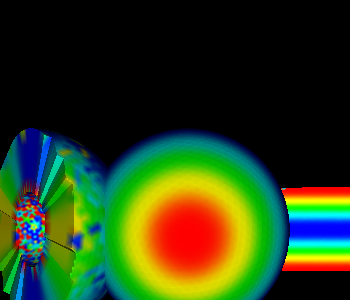

This figure's Python source:
#!/usr/bin/env python

# Read an MPAS NetCDF file in multiple modes and render kinetic energy with different projections.

import os

import vtkmodules.vtkInteractionStyle  # noqa: F401
import vtkmodules.vtkRenderingFreeType  # noqa: F401
import vtkmodules.vtkRenderingOpenGL2  # noqa: F401

from vtkmodules.vtkCommonDataModel import vtkPlane
from vtkmodules.vtkCommonExecutionModel import vtkStreamingDemandDrivenPipeline
from vtkmodules.vtkFiltersExtraction import vtkExtractGeometry
from vtkmodules.vtkFiltersGeometry import vtkGeometryFilter
from vtkmodules.vtkIONetCDF import vtkMPASReader
from vtkmodules.vtkRenderingCore import (
    vtkActor,
    vtkPolyDataMapper,
    vtkRenderWindow,
    vtkRenderWindowInteractor,
    vtkRenderer,
)

# Source
data_dir = os.path.join(os.environ.get("VPE_DATA_DIR", os.path.dirname(os.path.abspath(__file__))), "NetCDF")

# Config 0: no lat-lon projection, no multilayer, vertical level 0
mpas_reader_0 = vtkMPASReader()
mpas_reader_0.SetFileName(os.path.join(data_dir, "MPASReader.nc"))

geometry_filter_0 = vtkGeometryFilter()
geometry_filter_0.SetInputConnection(mpas_reader_0.GetOutputPort())
geometry_filter_0.UpdateInformation()
executive_0 = geometry_filter_0.GetExecutive()
input_vector_0 = executive_0.GetInputInformation(0)
input_vector_0.GetInformationObject(0).Set(
    vtkStreamingDemandDrivenPipeline.UPDATE_TIME_STEP(), 0.0)

mpas_reader_0.Update()
mpas_reader_0.EnableAllCellArrays()
mpas_reader_0.EnableAllPointArrays()
mpas_reader_0.SetProjectLatLon(False)
mpas_reader_0.SetShowMultilayerView(False)
mpas_reader_0.SetLayerThickness(1000000)
mpas_reader_0.SetVerticalLevel(0)
mpas_reader_0.Update()

geometry_mapper_0 = vtkPolyDataMapper()
geometry_mapper_0.SetInputConnection(geometry_filter_0.GetOutputPort())
geometry_mapper_0.ScalarVisibilityOn()
geometry_mapper_0.SetColorModeToMapScalars()
geometry_mapper_0.SetScalarRange(0.0116, 199.9)
geometry_mapper_0.SetScalarModeToUsePointFieldData()
geometry_mapper_0.SelectColorArray("ke")

actor_0 = vtkActor()
actor_0.SetMapper(geometry_mapper_0)

# Config 1: lat-lon projection, no multilayer, vertical level 1
mpas_reader_1 = vtkMPASReader()
mpas_reader_1.SetFileName(os.path.join(data_dir, "MPASReader.nc"))

geometry_filter_1 = vtkGeometryFilter()
geometry_filter_1.SetInputConnection(mpas_reader_1.GetOutputPort())
geometry_filter_1.UpdateInformation()
executive_1 = geometry_filter_1.GetExecutive()
input_vector_1 = executive_1.GetInputInformation(0)
input_vector_1.GetInformationObject(0).Set(
    vtkStreamingDemandDrivenPipeline.UPDATE_TIME_STEP(), 0.0)

mpas_reader_1.Update()
mpas_reader_1.EnableAllCellArrays()
mpas_reader_1.EnableAllPointArrays()
mpas_reader_1.SetProjectLatLon(True)
mpas_reader_1.SetShowMultilayerView(False)
mpas_reader_1.SetLayerThickness(1000000)
mpas_reader_1.SetVerticalLevel(1)
mpas_reader_1.Update()

geometry_mapper_1 = vtkPolyDataMapper()
geometry_mapper_1.SetInputConnection(geometry_filter_1.GetOutputPort())
geometry_mapper_1.ScalarVisibilityOn()
geometry_mapper_1.SetColorModeToMapScalars()
geometry_mapper_1.SetScalarRange(0.0116, 199.9)
geometry_mapper_1.SetScalarModeToUsePointFieldData()
geometry_mapper_1.SelectColorArray("ke")

actor_1 = vtkActor()
actor_1.SetMapper(geometry_mapper_1)
actor_1.SetScale(30000)
actor_1.AddPosition(4370000, 0, 0)

# Config 2: no lat-lon projection, multilayer, vertical level 2
mpas_reader_2 = vtkMPASReader()
mpas_reader_2.SetFileName(os.path.join(data_dir, "MPASReader.nc"))

clip_plane_2 = vtkPlane()
clip_plane_2.SetOrigin(0.0, 0.0, 0.0)
clip_plane_2.SetNormal(-0.866, 0.0, 0.5)

extract_geometry_2 = vtkExtractGeometry()
extract_geometry_2.SetInputConnection(mpas_reader_2.GetOutputPort())
extract_geometry_2.SetImplicitFunction(clip_plane_2)

geometry_filter_2 = vtkGeometryFilter()
geometry_filter_2.SetInputConnection(extract_geometry_2.GetOutputPort())
geometry_filter_2.UpdateInformation()
executive_2 = geometry_filter_2.GetExecutive()
input_vector_2 = executive_2.GetInputInformation(0)
input_vector_2.GetInformationObject(0).Set(
    vtkStreamingDemandDrivenPipeline.UPDATE_TIME_STEP(), 0.0)

mpas_reader_2.Update()
mpas_reader_2.EnableAllCellArrays()
mpas_reader_2.EnableAllPointArrays()
mpas_reader_2.SetProjectLatLon(False)
mpas_reader_2.SetShowMultilayerView(True)
mpas_reader_2.SetLayerThickness(1000000)
mpas_reader_2.SetVerticalLevel(2)
mpas_reader_2.Update()

geometry_mapper_2 = vtkPolyDataMapper()
geometry_mapper_2.SetInputConnection(geometry_filter_2.GetOutputPort())
geometry_mapper_2.ScalarVisibilityOn()
geometry_mapper_2.SetColorModeToMapScalars()
geometry_mapper_2.SetScalarRange(0.0116, 199.9)
geometry_mapper_2.SetScalarModeToUsePointFieldData()
geometry_mapper_2.SelectColorArray("ke")

actor_2 = vtkActor()
actor_2.SetMapper(geometry_mapper_2)
actor_2.AddPosition(-10000000, 0, 0)

# Config 3: lat-lon projection, multilayer, vertical level 3
mpas_reader_3 = vtkMPASReader()
mpas_reader_3.SetFileName(os.path.join(data_dir, "MPASReader.nc"))

clip_plane_3 = vtkPlane()
clip_plane_3.SetOrigin(0.0, 0.0, 0.0)
clip_plane_3.SetNormal(-0.866, 0.0, 0.5)

extract_geometry_3 = vtkExtractGeometry()
extract_geometry_3.SetInputConnection(mpas_reader_3.GetOutputPort())
extract_geometry_3.SetImplicitFunction(clip_plane_3)

geometry_filter_3 = vtkGeometryFilter()
geometry_filter_3.SetInputConnection(extract_geometry_3.GetOutputPort())
geometry_filter_3.UpdateInformation()
executive_3 = geometry_filter_3.GetExecutive()
input_vector_3 = executive_3.GetInputInformation(0)
input_vector_3.GetInformationObject(0).Set(
    vtkStreamingDemandDrivenPipeline.UPDATE_TIME_STEP(), 0.0)

mpas_reader_3.Update()
mpas_reader_3.EnableAllCellArrays()
mpas_reader_3.EnableAllPointArrays()
mpas_reader_3.SetProjectLatLon(True)
mpas_reader_3.SetShowMultilayerView(True)
mpas_reader_3.SetLayerThickness(1000000)
mpas_reader_3.SetVerticalLevel(3)
mpas_reader_3.Update()

geometry_mapper_3 = vtkPolyDataMapper()
geometry_mapper_3.SetInputConnection(geometry_filter_3.GetOutputPort())
geometry_mapper_3.ScalarVisibilityOn()
geometry_mapper_3.SetColorModeToMapScalars()
geometry_mapper_3.SetScalarRange(0.0116, 199.9)
geometry_mapper_3.SetScalarModeToUsePointFieldData()
geometry_mapper_3.SelectColorArray("ke")

actor_3 = vtkActor()
actor_3.SetMapper(geometry_mapper_3)
actor_3.SetScale(30000)
actor_3.AddPosition(4370000, 0, 0)
actor_3.AddPosition(-10000000, 0, 0)

# Renderer
renderer = vtkRenderer()
renderer.AddActor(actor_0)
renderer.AddActor(actor_1)
renderer.AddActor(actor_2)
renderer.AddActor(actor_3)
renderer.SetBackground(0, 0, 0)

# Render window
render_window = vtkRenderWindow()
render_window.AddRenderer(renderer)
render_window.SetWindowName("mpas reader")
render_window.SetMultiSamples(0)
render_window.SetSize(350, 300)

# Interactor
interactor = vtkRenderWindowInteractor()
interactor.SetRenderWindow(render_window)

# Scene
renderer.ResetCamera(-14000000, 12370000, -6370000, 16370000, -6370000, 6370000)
renderer.GetActiveCamera().Zoom(2)

interactor.Initialize()
interactor.Start()
